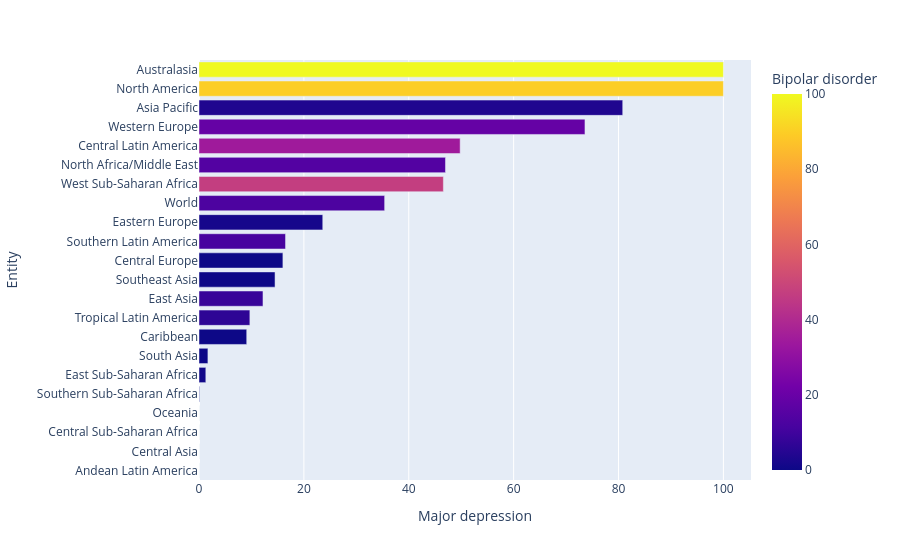

This figure's notebook cell:
### Markdown cell above
# 5- Some Visualizations with Plotly

### Code cell
df2.sort_values(by= "Major depression" ,inplace=True)
plt.figure(dpi=200)
fig = px.bar(df2, x="Major depression", y="Entity", orientation='h',color='Bipolar disorder')
fig.show()

### Figure 1 — Plotly figure (JSON) as saved in the notebook; plotly's stock layout.template omitted (floating-point values rounded to 4 significant figures)
{"data": [{"alignmentgroup": "True", "hovertemplate": "Major depression=%{x}<br>Entity=%{y}<br>Bipolar disorder=%{marker.color}<extra></extra>", "legendgroup": "", "marker": {"color": [0, 0, 0, 0, 0, 0.9, 0, 0, 6.4, 8.4, 0, 0, 11.6, 1.7, 12.9, 47, 14.5, 34.5, 19, 3.8, 89.8, 100], "coloraxis": "coloraxis", "pattern": {"shape": ""}}, "name": "", "offsetgroup": "", "orientation": "h", "showlegend": false, "textposition": "auto", "x": [0, 0, 0, 0, 0.1, 1.3, 1.7, 9.1, 9.7, 12.2, 14.5, 16, 16.5, 23.6, 35.4, 46.6, 47, 49.8, 73.6, 80.8, 100, 100], "xaxis": "x", "y": ["Andean Latin America", "Central Asia", "Central Sub-Saharan Africa", "Oceania", "Southern Sub-Saharan Africa", "East Sub-Saharan Africa", "South Asia", "Caribbean", "Tropical Latin America", "East Asia", "Southeast Asia", "Central Europe", "Southern Latin America", "Eastern Europe", "World", "West Sub-Saharan Africa", "North Africa/Middle East", "Central Latin America", "Western Europe", "Asia Pacific", "North America", "Australasia"], "yaxis": "y", "type": "bar"}], "layout": {"xaxis": {"anchor": "y", "domain": [0, 1], "title": {"text": "Major depression"}}, "yaxis": {"anchor": "x", "domain": [0, 1], "title": {"text": "Entity"}}, "coloraxis": {"colorbar": {"title": {"text": "Bipolar disorder"}}, "colorscale": [[0, "#0d0887"], [0.1111, "#46039f"], [0.2222, "#7201a8"], [0.3333, "#9c179e"], [0.4444, "#bd3786"], [0.5556, "#d8576b"], [0.6667, "#ed7953"], [0.7778, "#fb9f3a"], [0.8889, "#fdca26"], [1, "#f0f921"]]}, "legend": {"tracegroupgap": 0}, "margin": {"t": 60}, "barmode": "relative"}}
